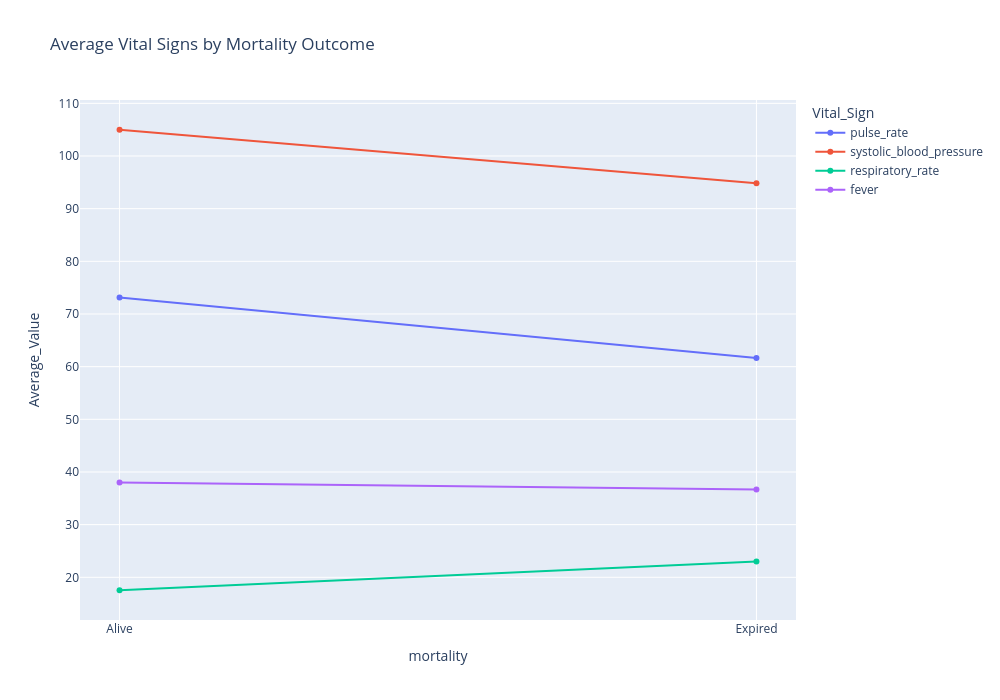

The notebook cell saved with this chart:
### Markdown cell above
**<h3 style="color:darkgreen;">3.5 Average Vital Signs by Mortality**
</h3>

**Goal:** To analyze the relationship between vital signs and mortality outcomes in sepsis patients, in order to identify whether abnormalities in physiological parameters are associated with increased disease severity and higher mortality risk.

### Code cell
# Computing the average of vital signs by mortality
vital_mean = df.groupby('mortality')[['pulse_rate','systolic_blood_pressure','respiratory_rate','fever']].mean()
print(vital_mean)

# Converting to long format
vital_df = vital_mean.reset_index().melt(
    id_vars='mortality',
    var_name='Vital_Sign',
    value_name='Average_Value'
)

# Plotting plotly line
fig = px.line(
    vital_df,
    x='mortality',
    y='Average_Value',
    color='Vital_Sign',
    markers=True,
    title='Average Vital Signs by Mortality Outcome'
)

# Configure the figure size
fig.update_layout(
    width=1000,
    height=700
)

# Displaying the Visualization
fig.show()

### Figure 1 — Plotly figure (JSON) as saved in the notebook; plotly's stock layout.template omitted (floating-point values rounded to 4 significant figures)
{"data": [{"hovertemplate": "Vital_Sign=pulse_rate<br>mortality=%{x}<br>Average_Value=%{y}<extra></extra>", "legendgroup": "pulse_rate", "line": {"color": "#636efa", "dash": "solid"}, "marker": {"symbol": "circle"}, "mode": "lines+markers", "name": "pulse_rate", "orientation": "v", "showlegend": true, "type": "scatter", "x": ["Alive", "Expired"], "xaxis": "x", "y": [73.15, 61.62], "yaxis": "y"}, {"hovertemplate": "Vital_Sign=systolic_blood_pressure<br>mortality=%{x}<br>Average_Value=%{y}<extra></extra>", "legendgroup": "systolic_blood_pressure", "line": {"color": "#EF553B", "dash": "solid"}, "marker": {"symbol": "circle"}, "mode": "lines+markers", "name": "systolic_blood_pressure", "orientation": "v", "showlegend": true, "type": "scatter", "x": ["Alive", "Expired"], "xaxis": "x", "y": [105.0, 94.82], "yaxis": "y"}, {"hovertemplate": "Vital_Sign=respiratory_rate<br>mortality=%{x}<br>Average_Value=%{y}<extra></extra>", "legendgroup": "respiratory_rate", "line": {"color": "#00cc96", "dash": "solid"}, "marker": {"symbol": "circle"}, "mode": "lines+markers", "name": "respiratory_rate", "orientation": "v", "showlegend": true, "type": "scatter", "x": ["Alive", "Expired"], "xaxis": "x", "y": [17.54, 22.98], "yaxis": "y"}, {"hovertemplate": "Vital_Sign=fever<br>mortality=%{x}<br>Average_Value=%{y}<extra></extra>", "legendgroup": "fever", "line": {"color": "#ab63fa", "dash": "solid"}, "marker": {"symbol": "circle"}, "mode": "lines+markers", "name": "fever", "orientation": "v", "showlegend": true, "type": "scatter", "x": ["Alive", "Expired"], "xaxis": "x", "y": [38.0, 36.67], "yaxis": "y"}], "layout": {"height": 700, "legend": {"title": {"text": "Vital_Sign"}, "tracegroupgap": 0}, "title": {"text": "Average Vital Signs by Mortality Outcome"}, "width": 1000, "xaxis": {"anchor": "y", "domain": [0, 1], "title": {"text": "mortality"}}, "yaxis": {"anchor": "x", "domain": [0, 1], "title": {"text": "Average_Value"}}}}
